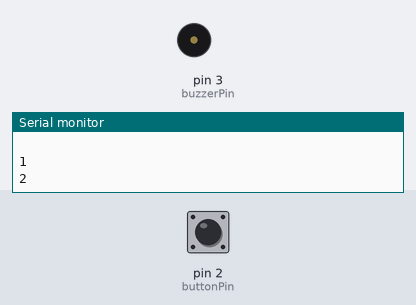
A sketch run on a simulated Arduino Uno, built with avr-gcc and run on an emulated ATmega328P. On the bench: buzzer (waves = sounding), the last lines printed to the serial monitor. The test bench sets the inputs (shaded band); at power-on: pin 2 (buttonPin) HIGH. Random numbers use the default seed unless the sketch sets one.

Above: at 10.5 s.
10.6 s: pin 2 (buttonPin) pulled LOW for 0.15 s
At 10.75 s:
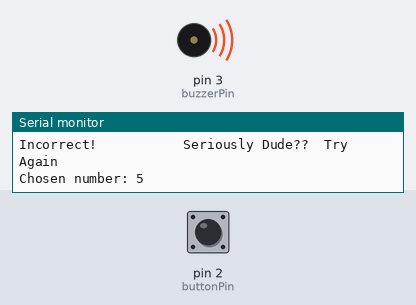
Timing chart, 0 to 13.6 s (numbered marks = the images above; inputs shaded):
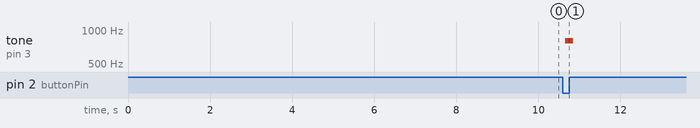

Measured:
- after the input at 10.6 s, tone on pin 3 (buzzerPin): silent → 800 Hz after 0.05 s, → silent 0.20 s later

The sketch:

F1_Reflex_main.ino
```cpp
/*
Welcome To the F1 Reflex
You have to press the button on Choosen Number to score a point
there are 4 Level of the game
turtle
human
rabbit
F1

Can you clear all 4 level ? lets find out

Author : Karan Khaswal
Brought to you by : Build&Play Workshop
Company : Athena Education
*/


// Pin definitions
const int buttonPin = 2;  // Button pin
const int buzzerPin = 3;  // Buzzer pin

// Game variables
int chosenNumber;        // Randomly chosen number
int counter = 0;         // Counter that goes from 1 to 10
bool gameActive = true;  // Game status
int level = 1;           // Start with level 1
int maxLevel = 4;        // Maximum level is 3
bool finish = false;
// Button state
int buttonState;
int lastButtonState = HIGH;  // Start with HIGH for INPUT_PULLUP (button not pressed)
unsigned long lastDebounceTime = 0;
unsigned long debounceDelay = 50;

// Timing variables for counter speed
unsigned long previousMillis = 0;
int counterInterval = 1000;  // Start with level 1 speed

void setup() {
  // Initialize the button pin with INPUT_PULLUP
  pinMode(buttonPin, INPUT_PULLUP);

  // Initialize the buzzer pin as an output
  pinMode(buzzerPin, OUTPUT);

  // Initialize serial for debugging
  Serial.begin(9600);

  // Start the game by choosing a random number between 1 and 10
  randomSeed(analogRead(0));  // Seed for random number
  Serial.println("\n Welcome To the F1 Reflex ");
  Serial.println("\n--- You have to press the button on Choosen Number to score a point---\n\n");
  delay(5000);
  startNewLevel();
}

void loop() {
  if (finish) {
    Serial.println("You Finished the Game Use the Magic Reset Button on the Arduino To start again");
  } else {
    // Set the speed of the counter based on the current level
    if (level == 1) {
      counterInterval = 1000;  // Slow speed (1 second)
    } else if (level == 2) {
      counterInterval = 500;  // Medium speed (0.5 seconds)
    } else if (level == 3) {
      counterInterval = 200;  // Fast speed (0.2 seconds)
    } else if (level == 4) {
      counterInterval = 100;  // Fast speed (0.2 seconds)
    }

    // Update the counter based on the speed
    unsigned long currentMillis = millis();
    if (currentMillis - previousMillis >= counterInterval) {
      previousMillis = currentMillis;
      counter++;
      if (counter > 10) {
        counter = 1;  // Reset counter to 1 after reaching 10
      }
      Serial.println(counter);
    }


    // Debounce the button press
    int reading = digitalRead(buttonPin);
    if (reading != lastButtonState) {
      lastDebounceTime = millis();
    }

    if ((millis() - lastDebounceTime) > debounceDelay) {
      if (reading == LOW) {  // LOW means the button is pressed with INPUT_PULLUP
        buttonState = LOW;
      } else {
        buttonState = HIGH;
      }
    }

    lastButtonState = reading;

    // Check if the player pressed the button
    if (buttonState == LOW && gameActive) {  // LOW means pressed
      Serial.println("");
      if (counter == chosenNumber) {
        // Player wins, sound the buzzer
        Serial.println("Correct! You win!");
        lastButtonState = HIGH;
        tone(buzzerPin, 1000, 500);  // Play tone for 500ms
        gameActive = false;          // End the current game

        // Move to the next level after a win
        delay(1000);
        Serial.println(" \n \n \n \n");
        increaseLevel();  // Increase the level and restart the game
      } else {
        // Incorrect guess
        Serial.print("Incorrect!           ");
        if (level == 1) {
          Serial.println("Seriously Dude??  Try Again");
        }
        if (level == 2) {
          Serial.println("Cmon Dude its just level 2 !!   Try Again");
        }
        if (level == 3) {
          Serial.println("Cmon its not that fast!!  Try Again");
        }
        if (level == 4) {
          Serial.println("Thats the Boss Level Cmon!!!!   Try Again");
        }

        tone(buzzerPin, 800, 200);
        counter = 0;
        Serial.print("Chosen number: ");
        Serial.println(chosenNumber);
        lastButtonState = HIGH;
        delay(3000);
        Serial.println(" \n \n \n \n");
        timer();
      }
    }
  }
}

void startNewLevel() {
  // Reset the game logic and start a new level
  chosenNumber = random(1, 11);  // Choose a new random number
  Serial.print("Level ");
  Serial.print(level);
  if (level == 1) {
    Serial.print(" Turtle  ");
  }
  if (level == 2) {
    Serial.print(" Human  ");
  }
  if (level == 3) {
    Serial.print(" Rabbit  ");
  }
  if (level == 4) {
    Serial.print(" F1  ");
  }

  Serial.print(", Chosen number: ");
  Serial.println(chosenNumber);
  Serial.println("");
  timer();
  Serial.println(" \n \n");
  counter = 0;        // Reset the counter to 1
  gameActive = true;  // Activate the game
}

void timer() {
  Serial.print("Ready ");
  delay(2000);
  Serial.print("Set ");
  delay(2000);
  Serial.print("Go !");
  delay(300);
  Serial.println(" \n \n");
}
void increaseLevel() {
  // Increase the level up to the maximum level
  if (level < maxLevel) {
    level++;
    startNewLevel();
  } else {
    finish = true;
  }
}
```
